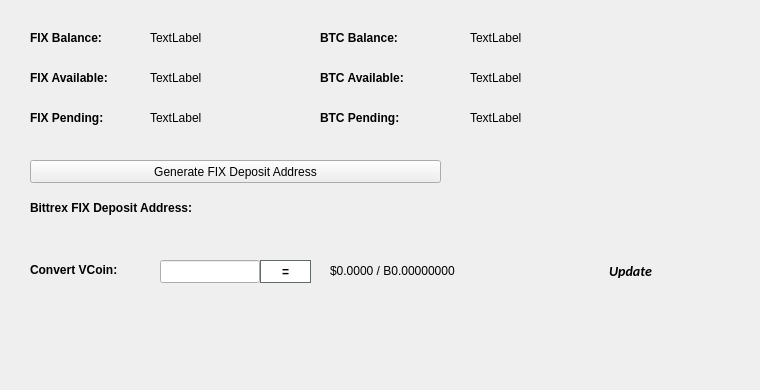
   <widget class="QWidget" name="BalanceTab">
    <attribute name="title">
     <string>Balance</string>
    </attribute>
    <widget class="QLabel" name="BitcoinBalanceLabel">
     <property name="geometry">
      <rect>
       <x>470</x>
       <y>30</y>
       <width>150</width>
       <height>16</height>
      </rect>
     </property>
     <property name="text">
      <string>TextLabel</string>
     </property>
    </widget>
    <widget class="QLabel" name="FIXBalanceLabel">
     <property name="geometry">
      <rect>
       <x>150</x>
       <y>30</y>
       <width>150</width>
       <height>16</height>
      </rect>
     </property>
     <property name="text">
      <string>TextLabel</string>
     </property>
    </widget>
    <widget class="QLabel" name="label_11">
     <property name="geometry">
      <rect>
       <x>30</x>
       <y>30</y>
       <width>101</width>
       <height>16</height>
      </rect>
     </property>
     <property name="font">
      <font>
       <weight>75</weight>
       <bold>true</bold>
      </font>
     </property>
     <property name="text">
      <string>FIX Balance:</string>
     </property>
    </widget>
    <widget class="QLabel" name="label_12">
     <property name="geometry">
      <rect>
       <x>320</x>
       <y>30</y>
       <width>101</width>
       <height>16</height>
      </rect>
     </property>
     <property name="font">
      <font>
       <weight>75</weight>
       <bold>true</bold>
      </font>
     </property>
     <property name="text">
      <string>BTC Balance:</string>
     </property>
    </widget>
    <widget class="QLabel" name="FIXAvailableLabel_2">
     <property name="geometry">
      <rect>
       <x>150</x>
       <y>70</y>
       <width>150</width>
       <height>16</height>
      </rect>
     </property>
     <property name="text">
      <string>TextLabel</string>
     </property>
    </widget>
    <widget class="QLabel" name="label_13">
     <property name="geometry">
      <rect>
       <x>30</x>
       <y>70</y>
       <width>111</width>
       <height>16</height>
      </rect>
     </property>
     <property name="font">
      <font>
       <weight>75</weight>
       <bold>true</bold>
      </font>
     </property>
     <property name="text">
      <string>FIX Available:</string>
     </property>
    </widget>
    <widget class="QLabel" name="label_14">
     <property name="geometry">
      <rect>
       <x>30</x>
       <y>110</y>
       <width>101</width>
       <height>16</height>
      </rect>
     </property>
     <property name="font">
      <font>
       <weight>75</weight>
       <bold>true</bold>
      </font>
     </property>
     <property name="text">
      <string>FIX Pending:</string>
     </property>
    </widget>
    <widget class="QLabel" name="FIXPendingLabel">
     <property name="geometry">
      <rect>
       <x>150</x>
       <y>110</y>
       <width>150</width>
       <height>16</height>
      </rect>
     </property>
     <property name="text">
      <string>TextLabel</string>
     </property>
    </widget>
    <widget class="QLabel" name="label_15">
     <property name="geometry">
      <rect>
       <x>320</x>
       <y>70</y>
       <width>111</width>
       <height>16</height>
      </rect>
     </property>
     <property name="font">
      <font>
       <weight>75</weight>
       <bold>true</bold>
      </font>
     </property>
     <property name="text">
      <string>BTC Available:</string>
     </property>
    </widget>
    <widget class="QLabel" name="BitcoinAvailableLabel">
     <property name="geometry">
      <rect>
       <x>470</x>
       <y>70</y>
       <width>150</width>
       <height>16</height>
      </rect>
     </property>
     <property name="text">
      <string>TextLabel</string>
     </property>
    </widget>
    <widget class="QLabel" name="label_31">
     <property name="geometry">
      <rect>
       <x>320</x>
       <y>110</y>
       <width>111</width>
       <height>16</height>
      </rect>
     </property>
     <property name="font">
      <font>
       <weight>75</weight>
       <bold>true</bold>
      </font>
     </property>
     <property name="text">
      <string>BTC Pending:</string>
     </property>
    </widget>
    <widget class="QLabel" name="BitcoinPendingLabel">
     <property name="geometry">
      <rect>
       <x>470</x>
       <y>110</y>
       <width>150</width>
       <height>16</height>
      </rect>
     </property>
     <property name="text">
      <string>TextLabel</string>
     </property>
    </widget>
    <widget class="QLabel" name="label_33">
     <property name="geometry">
      <rect>
       <x>30</x>
       <y>200</y>
       <width>221</width>
       <height>16</height>
      </rect>
     </property>
     <property name="font">
      <font>
       <weight>75</weight>
       <bold>true</bold>
      </font>
     </property>
     <property name="text">
      <string>Bittrex FIX Deposit Address:</string>
     </property>
    </widget>
    <widget class="QPushButton" name="GenDepositBTN">
     <property name="geometry">
      <rect>
       <x>30</x>
       <y>160</y>
       <width>411</width>
       <height>23</height>
      </rect>
     </property>
     <property name="text">
      <string>Generate FIX Deposit Address</string>
     </property>
     <property name="icon">
      <iconset resource="../fix.qrc">
       <normaloff>:/icons/bitcoin</normaloff>:/icons/bitcoin</iconset>
     </property>
    </widget>
    <widget class="QLabel" name="DepositAddressLabel">
     <property name="geometry">
      <rect>
       <x>200</x>
       <y>200</y>
       <width>261</width>
       <height>16</height>
      </rect>
     </property>
     <property name="palette">
      <palette>
       <active>
        <colorrole role="WindowText">
         <brush brushstyle="SolidPattern">
          <color alpha="255">
           <red>211</red>
           <green>215</green>
           <blue>207</blue>
          </color>
         </brush>
        </colorrole>
        <colorrole role="Button">
         <brush brushstyle="SolidPattern">
          <color alpha="255">
           <red>70</red>
           <green>81</green>
           <blue>86</blue>
          </color>
         </brush>
        </colorrole>
        <colorrole role="Text">
         <brush brushstyle="SolidPattern">
          <color alpha="255">
           <red>211</red>
           <green>215</green>
           <blue>207</blue>
          </color>
         </brush>
        </colorrole>
        <colorrole role="ButtonText">
         <brush brushstyle="SolidPattern">
          <color alpha="255">
           <red>211</red>
           <green>215</green>
           <blue>207</blue>
          </color>
         </brush>
        </colorrole>
        <colorrole role="Base">
         <brush brushstyle="SolidPattern">
          <color alpha="255">
           <red>70</red>
           <green>81</green>
           <blue>86</blue>
          </color>
         </brush>
        </colorrole>
        <colorrole role="Window">
         <brush brushstyle="SolidPattern">
          <color alpha="255">
           <red>70</red>
           <green>81</green>
           <blue>86</blue>
          </color>
         </brush>
        </colorrole>
        <colorrole role="PlaceholderText">
         <brush brushstyle="NoBrush">
          <color alpha="128">
           <red>211</red>
           <green>215</green>
           <blue>207</blue>
          </color>
         </brush>
        </colorrole>
       </active>
       <inactive>
        <colorrole role="WindowText">
         <brush brushstyle="SolidPattern">
          <color alpha="255">
           <red>211</red>
           <green>215</green>
           <blue>207</blue>
          </color>
         </brush>
        </colorrole>
        <colorrole role="Button">
         <brush brushstyle="SolidPattern">
          <color alpha="255">
           <red>70</red>
           <green>81</green>
           <blue>86</blue>
          </color>
         </brush>
        </colorrole>
        <colorrole role="Text">
         <brush brushstyle="SolidPattern">
          <color alpha="255">
           <red>211</red>
           <green>215</green>
           <blue>207</blue>
          </color>
         </brush>
        </colorrole>
        <colorrole role="ButtonText">
         <brush brushstyle="SolidPattern">
          <color alpha="255">
           <red>211</red>
           <green>215</green>
           <blue>207</blue>
          </color>
         </brush>
        </colorrole>
        <colorrole role="Base">
         <brush brushstyle="SolidPattern">
          <color alpha="255">
           <red>70</red>
           <green>81</green>
           <blue>86</blue>
          </color>
         </brush>
        </colorrole>
        <colorrole role="Window">
         <brush brushstyle="SolidPattern">
          <color alpha="255">
           <red>70</red>
           <green>81</green>
           <blue>86</blue>
          </color>
         </brush>
        </colorrole>
        <colorrole role="PlaceholderText">
         <brush brushstyle="NoBrush">
          <color alpha="128">
           <red>211</red>
           <green>215</green>
           <blue>207</blue>
          </color>
         </brush>
        </colorrole>
       </inactive>
       <disabled>
        <colorrole role="WindowText">
         <brush brushstyle="SolidPattern">
          <color alpha="255">
           <red>211</red>
           <green>215</green>
           <blue>207</blue>
          </color>
         </brush>
        </colorrole>
        <colorrole role="Button">
         <brush brushstyle="SolidPattern">
          <color alpha="255">
           <red>70</red>
           <green>81</green>
           <blue>86</blue>
          </color>
         </brush>
        </colorrole>
        <colorrole role="Text">
         <brush brushstyle="SolidPattern">
          <color alpha="255">
           <red>211</red>
           <green>215</green>
           <blue>207</blue>
          </color>
         </brush>
        </colorrole>
        <colorrole role="ButtonText">
         <brush brushstyle="SolidPattern">
          <color alpha="255">
           <red>211</red>
           <green>215</green>
           <blue>207</blue>
          </color>
         </brush>
        </colorrole>
        <colorrole role="Base">
         <brush brushstyle="SolidPattern">
          <color alpha="255">
           <red>70</red>
           <green>81</green>
           <blue>86</blue>
          </color>
         </brush>
        </colorrole>
        <colorrole role="Window">
         <brush brushstyle="SolidPattern">
          <color alpha="255">
           <red>70</red>
           <green>81</green>
           <blue>86</blue>
          </color>
         </brush>
        </colorrole>
        <colorrole role="PlaceholderText">
         <brush brushstyle="NoBrush">
          <color alpha="128">
           <red>211</red>
           <green>215</green>
           <blue>207</blue>
          </color>
         </brush>
        </colorrole>
       </disabled>
      </palette>
     </property>
     <property name="font">
      <font>
       <weight>75</weight>
       <bold>true</bold>
      </font>
     </property>
     <property name="text">
      <string/>
     </property>
     <property name="alignment">
      <set>Qt::AlignRight|Qt::AlignTrailing|Qt::AlignVCenter</set>
     </property>
     <property name="textInteractionFlags">
      <set>Qt::LinksAccessibleByMouse|Qt::TextSelectableByKeyboard|Qt::TextSelectableByMouse</set>
     </property>
    </widget>
    <widget class="QLabel" name="label_8">
     <property name="geometry">
      <rect>
       <x>460</x>
       <y>300</y>
       <width>281</width>
       <height>81</height>
      </rect>
     </property>
     <property name="text">
      <string/>
     </property>
     <property name="pixmap">
      <pixmap>:/images/bittrex</pixmap>
     </property>
    </widget>
    <widget class="QWidget" name="widgetConversion" native="true">
     <property name="geometry">
      <rect>
       <x>0</x>
       <y>250</y>
       <width>751</width>
       <height>43</height>
      </rect>
     </property>
     <property name="minimumSize">
      <size>
       <width>0</width>
       <height>43</height>
      </size>
     </property>
     <property name="styleSheet">
      <string notr="true"/>
     </property>
     <widget class="QPushButton" name="btnUpdateMarketData">
      <property name="geometry">
       <rect>
        <x>575</x>
        <y>0</y>
        <width>111</width>
        <height>41</height>
       </rect>
      </property>
      <property name="sizePolicy">
       <sizepolicy hsizetype="Expanding" vsizetype="Expanding">
        <horstretch>0</horstretch>
        <verstretch>0</verstretch>
       </sizepolicy>
      </property>
      <property name="font">
       <font>
        <family>calibri</family>
        <pointsize>-1</pointsize>
        <weight>75</weight>
        <italic>true</italic>
        <bold>true</bold>
       </font>
      </property>
      <property name="styleSheet">
       <string notr="true">margin:0px;text-align:center;padding:2px;border-radius:3px;font-style:italic;width:100px;font-size:14px;font-family:calibri;font-weight:600;</string>
      </property>
      <property name="text">
       <string>Update</string>
      </property>
      <property name="iconSize">
       <size>
        <width>150</width>
        <height>35</height>
       </size>
      </property>
      <property name="autoDefault">
       <bool>true</bool>
      </property>
      <property name="default">
       <bool>true</bool>
      </property>
     </widget>
     <widget class="QLabel" name="lblConvertVCoin">
      <property name="geometry">
       <rect>
        <x>30</x>
        <y>10</y>
        <width>131</width>
        <height>20</height>
       </rect>
      </property>
      <property name="styleSheet">
       <string notr="true"/>
      </property>
      <property name="text">
       <string>&lt;html&gt;&lt;head/&gt;&lt;body&gt;&lt;p&gt;&lt;span style=&quot; font-weight:600;&quot;&gt;Convert VCoin:&lt;/span&gt;&lt;/p&gt;&lt;/body&gt;&lt;/html&gt;</string>
      </property>
     </widget>
     <widget class="QLineEdit" name="txtConvertVCoinQty">
      <property name="geometry">
       <rect>
        <x>160</x>
        <y>10</y>
        <width>100</width>
        <height>23</height>
       </rect>
      </property>
      <property name="minimumSize">
       <size>
        <width>100</width>
        <height>23</height>
       </size>
      </property>
      <property name="maximumSize">
       <size>
        <width>100</width>
        <height>16777215</height>
       </size>
      </property>
     </widget>
     <widget class="QPushButton" name="btnConvertFIX">
      <property name="geometry">
       <rect>
        <x>260</x>
        <y>10</y>
        <width>51</width>
        <height>23</height>
       </rect>
      </property>
      <property name="minimumSize">
       <size>
        <width>0</width>
        <height>23</height>
       </size>
      </property>
      <property name="styleSheet">
       <string notr="true">border:1px solid #61696c;background:white;font-weight:600;</string>
      </property>
      <property name="text">
       <string>=</string>
      </property>
     </widget>
     <widget class="QLabel" name="lblConvertVCoinResults">
      <property name="geometry">
       <rect>
        <x>330</x>
        <y>0</y>
        <width>201</width>
        <height>41</height>
       </rect>
      </property>
      <property name="styleSheet">
       <string notr="true"/>
      </property>
      <property name="text">
       <string>$0.0000 / B0.00000000</string>
      </property>
     </widget>
     <widget class="QLabel" name="iconOverviewUpdateWait">
      <property name="geometry">
       <rect>
        <x>670</x>
        <y>10</y>
        <width>24</width>
        <height>24</height>
       </rect>
      </property>
      <property name="text">
       <string/>
      </property>
      <property name="pixmap">
       <pixmap resource="../fix.qrc">:/icons/transaction_1</pixmap>
      </property>
      <property name="scaledContents">
       <bool>true</bool>
      </property>
      <property name="alignment">
       <set>Qt::AlignCenter</set>
      </property>
     </widget>
    </widget>
   </widget>
